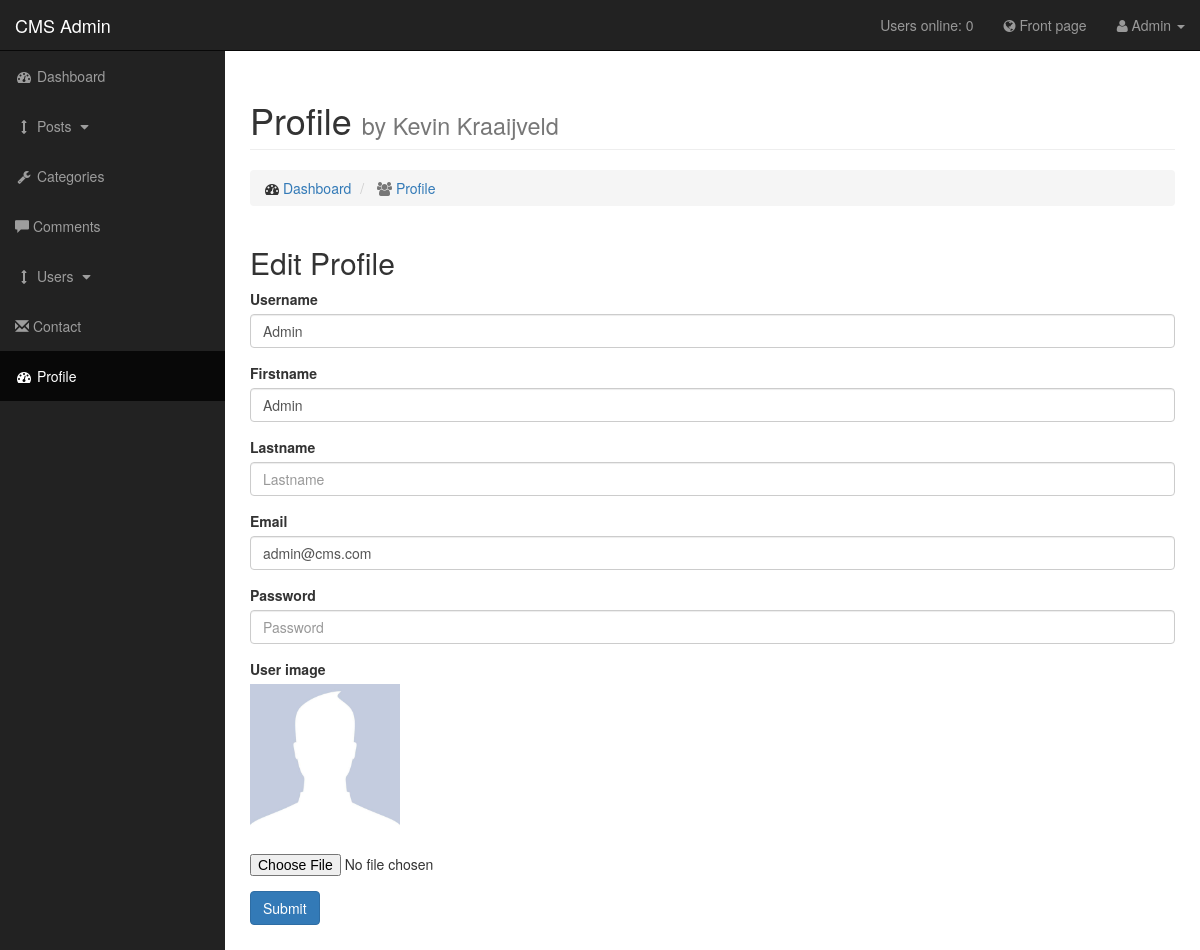
The page /admin/pages/profile.php (signed in) on the database its author committed.
### tables this page shows
CREATE TABLE IF NOT EXISTS `users` (
  `user_id` int(3) NOT NULL,
  `username` varchar(255) NOT NULL,
  `user_password` varchar(255) NOT NULL,
  `user_firstname` varchar(255) NOT NULL,
  `user_lastname` varchar(255) NOT NULL,
  `user_email` varchar(255) NOT NULL,
  `user_image` text NOT NULL,
  `user_role` varchar(255) NOT NULL,
  `randSalt` varchar(255) NOT NULL DEFAULT '$2y$10$iusesomecrazystrings22',
  `token` text NOT NULL
);

### admin/pages/profile.php (the view, shortened to what this page needs)
<?php include '../includes/header.php'; ?>
<?php
  if(isset($_SESSION['user_id'])){
    $user_id = $_SESSION['user_id'];
    $query = "SELECT * FROM users WHERE user_id = '{$user_id}'";
    $select_user = mysqli_query($connection, $query);
    while ($row = mysqli_fetch_assoc($select_user)) {
      $username= $row['username'];
      $user_firstname = $row['user_firstname'];
      $user_lastname = $row['user_lastname'];
      $user_email = $row['user_email'];
      $user_image = $row['user_image'];
    }
  }
?>
  <div id="wrapper">
      <?php include '../includes/navigation.php'; ?>
        <div id="page-wrapper">
          <div class="container-fluid">
              <div class="row">
                  <div class="col-lg-12">
                      <h1 class="page-header">
                          Profile
                          <small>by Kevin Kraaijveld</small>
                      </h1>
                        <ol class="breadcrumb">
                            <li>
                                <i class="fa fa-dashboard"></i>  <a href="index.php">Dashboard</a>
                            </li>
                            <li class="active">
                                <i class="fa fa-users"></i> <a href="profile.php">Profile</a>
                            </li>
                        </ol>
                </div>
                  <div class="col-lg-12">
                    <h2>Edit Profile</h2><small></small>
                    <form class="form-group" action="" method="post" enctype="multipart/form-data" autocomplete="off">
                      <div class="form-group">
                        <label for="username">Username</label>
                        <input class="form-control" type="text" name="username" value="<?php echo $username?>" placeholder="Username">
                      </div>
                      <div class="form-group">
                        <label for="user_firstname">Firstname</label>
                        <input class="form-control" type="text" name="user_firstname" value="<?php echo $user_firstname?>" placeholder="Firstname">
                      </div>
                      <div class="form-group">
                        <label for="user_lastname">Lastname</label>
                        <input class="form-control" type="text" name="user_lastname" value="<?php echo $user_lastname?>" placeholder="Lastname">
                      </div>
                      <div class="form-group">
                        <label for="user_email">Email</label>
                        <input class="form-control" type="email" name="user_email" value="<?php echo $user_email?>" placeholder="Email">
                      </div>
                      <div class="form-group">
                        <label for="user_password">Password</label>
                        <input class="form-control" type="text" name="user_password" placeholder="Password">
                      </div>
                      <div class="form-group">
                        <label for="user_image">User image</label>
                        <br>
                        <img src="../../images/avatars/<?php echo $user_image?>" style="width:150px;">
                        <br><br>
                        <input class="form-control-file" type="file" name="user_image" id ="user_image" >
                      </div>
                      <div class="form-group">
                        <input class="btn btn-primary" type="submit" name="update_profile" value="Submit">
                      </div>
                    </form>
                  </div>
              </div>
          </div>
      </div>
  </div>
<?php include '../includes/footer.php'; ?>

### admin/css/sb-admin.css (style rules this page uses)
body { margin-top: 100px; background-color: #222; }
@media (min-width:768px) { body { margin-top: 50px; } }
#wrapper { padding-left: 0; }
#page-wrapper { width: 100%; padding: 0; background-color: #fff; }
@media (min-width:768px) { #wrapper { padding-left: 225px; } }
@media (min-width:768px) { #page-wrapper { padding: 10px; } }

### rows shown on the page
users: username "Admin", user_firstname "Admin", user_email "admin@cms.com", user_image (placeholder picture)

### other values the page prints
users_online() "0"
$_SESSION['user_firstname'] "Admin"
